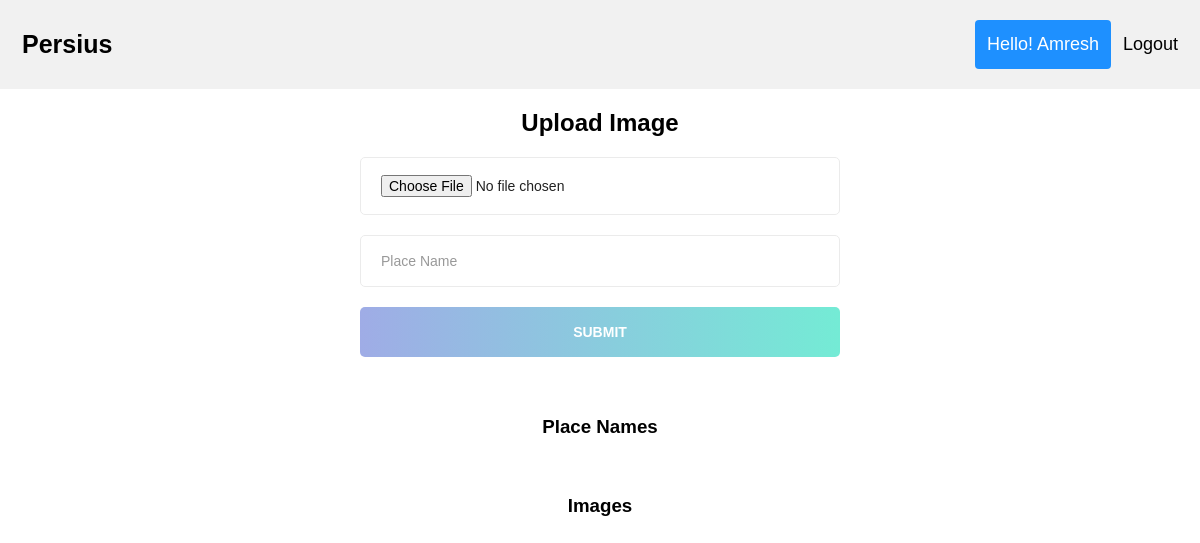
Before: /persius/ (signed in) with the older database file.
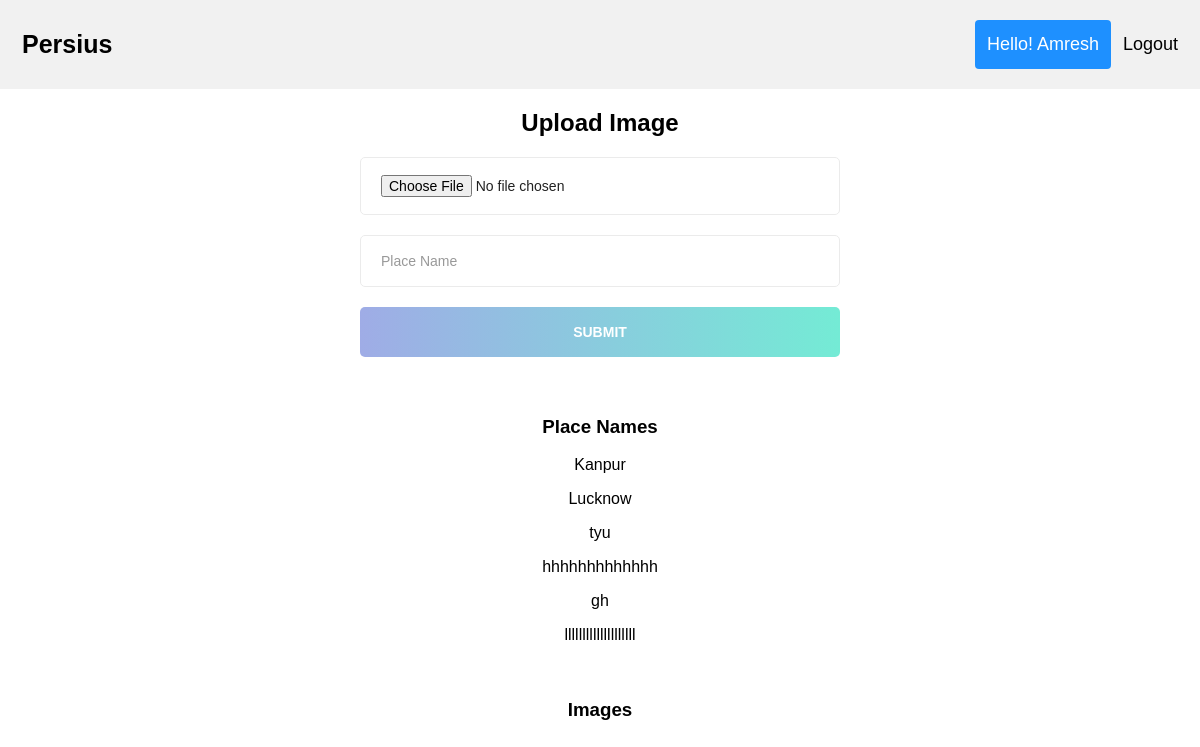
After: the same page with the newer database file.
### main/models.py (models this page shows, shortened)
class NamesPlace(models.Model):
    names = models.CharField(max_length=255, default='')

### main/views.py (the view)
# urls.py: path('', views.index, name='index'),
def index(request):
    names = NamesPlace.objects.all()
    imges = ImgPlace.objects.all()
    return render(request,"home.html", {'names':names, 'imges':imges})

### main/templates/home.html (shortened to what this page needs)
<!DOCTYPE html>
<html lang="en">
<head>
    {% load static %}
    <link rel="stylesheet" type="text/css" href="{% static 'css/main.css' %}">
</head>
<body>
<div class="header">
  <a href="#default" class="logo">Persius</a>
  <div class="header-right">
      {% if user.is_authenticated %}
      <a class="active" href="#">Hello! {{user.first_name}}</a>
      <a href="logout">Logout</a>
      {% else %}
      <a href="signup">Signup</a>
      <a href="login">Login</a>
      {% endif %}
  </div>
</div>
<div class="home">
    {% if user.is_authenticated %}
    <form method="POST" id="signup-form" class="signup-form" action="image_upload" enctype="multipart/form-data">
        <h2 class="form-title">Upload Image</h2>
        <div class="form-group">
            <input type="file" class="form-input" name="image" placeholder="Image"/>
        </div>
        <div class="form-group">
            <input type="text" class="form-input" name="place_name" placeholder="Place Name"/>
        </div>
        <div class="form-group">
            <input type="submit" name="submit" id="submit" class="form-submit" value="Submit"/>
        </div>
    </form>
{% endif %}
    <div class="col-xs-4 form-group">
        <h3>Place Names</h3>
        {% for name in names %}
            <p>{{ name.names }}</p>
        {% endfor %}
    </div>
    <div class="col-xs-8 form-group">
        <h3>Images</h3>
    </div>
</div>
</body>
</html>

### main/static/css/main.css (style rules this page uses)
* { box-sizing: border-box; }
body { margin: 0; font-family: Arial, Helvetica, sans-serif; }
.header { overflow: hidden; background-color: #f1f1f1; padding: 20px 10px; }
.header a { float: left; color: black; text-align: center; padding: 12px; text-decoration: none; font-size: 18px; line-height: 25px; border-radius: 4px; }
.header a.logo { font-size: 25px; font-weight: bold; }
.header a.active { background-color: dodgerblue; color: white; }
.header-right { float: right; }
.home { text-align: center; }
.form-group { overflow: hidden; margin-bottom: 20px; }
.form-input { width: 40%; border: 1px solid #ebebeb; border-radius: 5px; -moz-border-radius: 5px; -webkit-border-radius: 5px; -o-border-radius: 5px; -ms-border-radius: 5px; padding: 17px 20px; box-sizing: border-box; font-size: 14px; font-weight: 500; color: #222; }
.form-submit { width: 40%; border-radius: 5px; -moz-border-radius: 5px; -webkit-border-radius: 5px; -o-border-radius: 5px; -ms-border-radius: 5px; padding: 17px 20px; box-sizing: border-box; font-size: 14px; font-weight: 700; color: #fff; text-transform: uppercase; border: none; background-image: -moz-linear-gradient(to left, #74ebd5, #9face6); background-image: -ms-linear-gradient(to left, #74ebd5, #9face6); background-image: -o-linear-gradient(to left, #74ebd5, #9face6); background-image: -webkit-linear-gradient(to left, #74ebd5, #9face6); background-image: linear-gradient(to left, #74ebd5, #9face6); }

Changed rows visible on the page:
added NamesPlace: names "Kanpur"
added NamesPlace: names "Lucknow"
added NamesPlace: names "tyu"
added NamesPlace: names "hhhhhhhhhhhhh"
added NamesPlace: names "gh"
added NamesPlace: names "llllllllllllllllllll"
